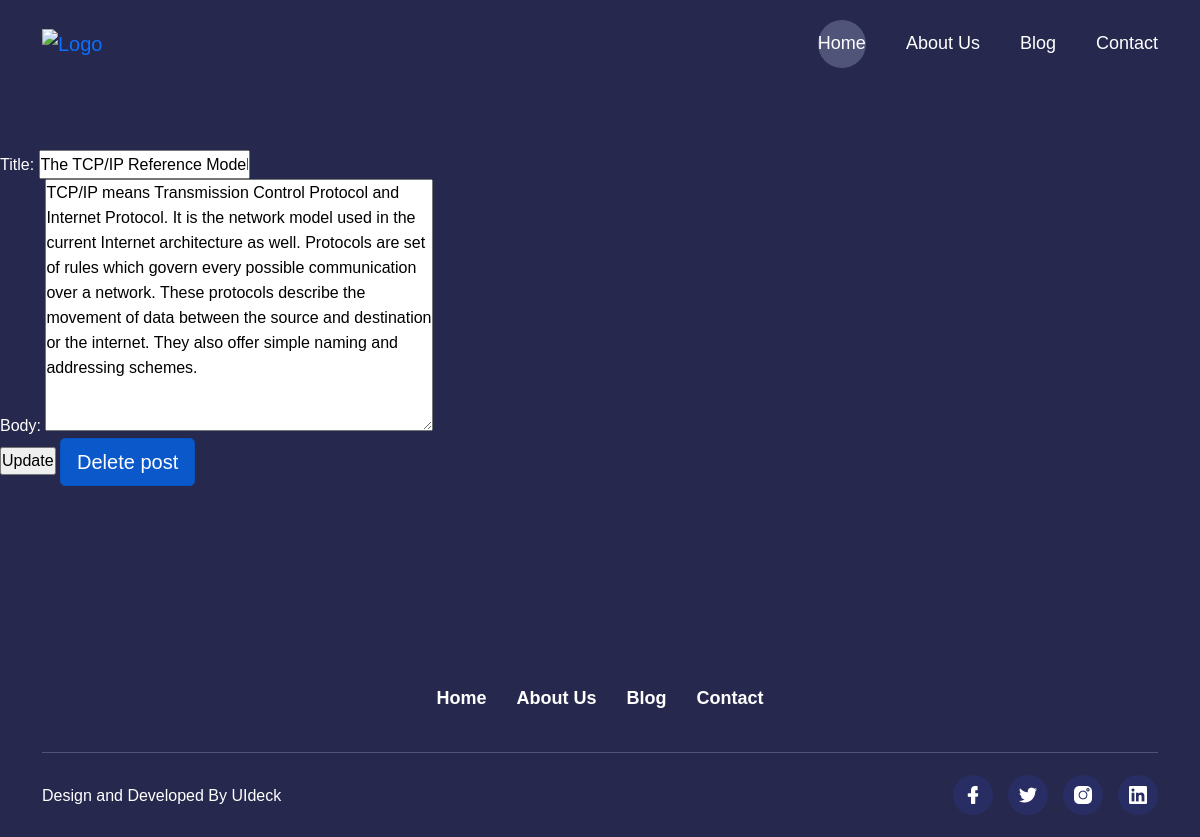
/blogapp/post/2/edit, run on the app's committed database.
### blogapp/models.py (models this page shows, shortened)
class Post(models.Model):
    title = models.CharField(max_length = 200)
    author = models.ForeignKey("auth.User", on_delete = models.CASCADE)
    body = models.TextField()
    last_modified = models.DateTimeField(auto_now_add=True)

### blogapp/views.py (the view)
# urls.py: path('post/<int:pk>/edit', BlogUpdateView.as_view(), name = 'edit_post'),
class BlogUpdateView(UpdateView):
    model = Post
    template_name = 'editpost.html'
    fields = ['title', 'body']

### blogapp/templates/editpost.html (shortened to what this page needs)
{% extends 'base.html' %}
{% block content %}
<section id="newpost" class="blog-section pt-150 pb-120">
    <form method="post">
        {{ form.as_p }}
        <input type="submit" value="Update">
        <a href={% url 'delete_post' post.pk %} class="btn btn-primary btn-lg active">Delete post</a>
    </form>
</section>
{% endblock %}

### blogapp/templates/base.html (shortened to what this page needs)
{% load static %}
<!DOCTYPE html>
<html lang="en">
<head>
    <link rel="stylesheet" href={% static 'css/bootstrap-5.0.0-beta2.min.css' %} />
    <link rel="stylesheet" href={% static 'css/LineIcons.2.0.css' %} />
    <link rel="stylesheet" href={% static 'css/base.css' %} />
</head>
<body>
    <header class="header">
        <div class="navbar-area">
            <div class="container">
                <div class="row align-items-center">
                    <div class="col-lg-12">
                        <nav class="navbar navbar-expand-lg">
                            <a class="navbar-brand" href="#">
                                <img src="#" alt="Logo" />
                            </a>
                            <div class="collapse navbar-collapse sub-menu-bar" id="navbarSupportedContent">
                                <ul id="nav" class="navbar-nav ms-auto">
                                    <li class="nav-item">
                                        <a class="page-scroll active" href={% url 'blogapp-home' %}>Home</a>
                                    </li>
                                    <li class="nav-item">
                                        <a class="page-scroll" href="#about">About Us</a>
                                    </li>
                                    <li class="nav-item">
                                        <a class="page-scroll" href="#blog">Blog</a>
                                    </li>
                                    <li class="nav-item">
                                        <a class="" href="#0">Contact</a>
                                    </li>
                                </ul>
                            </div>
                        </nav>
                    </div>
                </div>
            </div>
        </div>
    </header>
    {% block content %} {% endblock %}
    <footer class="footer">
        <div class="map-img">
        </div>
        <div class="container">
            <div class="row">
                <div class="col-lg-12">
                    <div class="footer-links">
                        <div class="footer-logo">
                        </div>
                        <ul>
                            <li>
                                <a href="#">Home</a>
                            </li>
                            <li>
                                <a href="#">About Us</a>
                            </li>
                            <li>
                                <a href="#">Blog</a>
                            </li>
                            <li>
                                <a href="#">Contact</a>
                            </li>
                        </ul>
                    </div>
                </div>
            </div>
            <div class="copyright-area">
                <div class="row align-items-center">
                    <div class="col-md-6">
                        <p class="mb-0 text-center text-md-start">
                            Design and Developed By
                            <a href="https://Uideck.com" rel="nofollow" target="_blank">UIdeck</a>
                        </p>
                    </div>
                    <div class="col-md-6">
                        <ul class="socials">
                            <li>
                                <a href="#">
                                    <i class="lni lni-facebook-filled"></i>
                                </a>
                            </li>
                            <li>
                                <a href="#">
                                    <i class="lni lni-twitter-filled"></i>
                                </a>
                            </li>
                            <li>
                                <a href="#">
                                    <i class="lni lni-instagram-filled"></i>
                                </a>
                            </li>
                            <li>
                                <a href="#">
                                    <i class="lni lni-linkedin-original"></i>
                                </a>
                            </li>
                        </ul>
                    </div>
                </div>
            </div>
        </div>
    </footer>
</body>
</html>

### blogapp/static/css/base.css (style rules this page uses)
html { scroll-behavior: smooth; }
body { font-family: "Josefin Sans", sans-serif; font-weight: normal; font-style: normal; color: #fff; overflow-x: hidden; background: #26294D; }
* { margin: 0; padding: 0; box-sizing: border-box; }
a:focus, input:focus, textarea:focus, button:focus, .btn:focus, .btn.focus, .btn:not(:disabled):not(.disabled).active, .btn:not(:disabled):not(.disabled):active { text-decoration: none; outline: none; box-shadow: none; }
a { transition: all 0.3s ease-out 0s; }
a, a:focus, a:hover { text-decoration: none; }
i, span, a { display: inline-block; }
ul, ol { margin: 0px; padding: 0px; list-style-type: none; }
p { font-size: 16px; font-weight: 400; line-height: 25px; margin: 0px; }
.navbar-area { position: absolute; top: 0; left: 0; width: 100%; z-index: 99; transition: all 0.3s ease-out 0s; }
.navbar { padding: 0; border-radius: 5px; position: relative; transition: all 0.3s ease-out 0s; padding: 20px 0; }
.navbar-brand { padding: 0; }
.navbar-brand img { max-width: 180px; }
.navbar-nav .nav-item { position: relative; margin-left: 40px; }
.navbar-nav .nav-item a { font-size: 18px; font-weight: 400; color: #fff; transition: all 0.3s ease-out 0s; padding: 10px 0; position: relative; }
.navbar-nav .nav-item a::before { content: ''; width: 48px; height: 48px; border-radius: 50%; background: #505478; position: absolute; top: 50%; left: 50%; transform: translate(-50%, -50%) scale(0); transition: all 0.3s ease-out 0s; z-index: -1; }
.navbar-nav .nav-item a:hover::before, .navbar-nav .nav-item a.active::before { transform: translate(-50%, -50%) scale(1); }
.footer { position: relative; z-index: 1; }
.footer .map-img { position: absolute; width: 100%; height: 100%; display: flex; justify-content: center; align-items: center; z-index: -1; top: 0; left: 0; }
.footer .footer-links { text-align: center; margin-bottom: 35px; }
.footer .footer-links ul { display: flex; justify-content: center; align-items: center; flex-wrap: wrap; }
.footer .footer-links ul li a { font-size: 18px; font-weight: 600; padding: 5px 15px; color: #fff; }
.footer .copyright-area { border-top: 1px solid #505478; padding: 22px 0; }
.footer .copyright-area p { color: #fff; }
.footer .copyright-area p a { color: #fff; }
.footer .copyright-area .socials { display: flex; justify-content: flex-end; }
.footer .copyright-area .socials li a { width: 40px; height: 40px; border-radius: 50%; display: flex; align-items: center; justify-content: center; color: #fff; background: #282E63; margin-left: 15px; font-size: 18px; }
.pt-150 { padding-top: 150px; }
.pb-120 { padding-bottom: 120px; }

### data on the page
Post: title "The TCP/IP Reference Model", body "TCP/IP means Transmission Control Protocol and Internet Protocol. It is the network model used in the current Internet architecture as well. Protocols are set of rules which govern every possible communication over a network. These protocols describe the movement of data between the source and destination or the internet. They also offer simple naming and addressing schemes."
